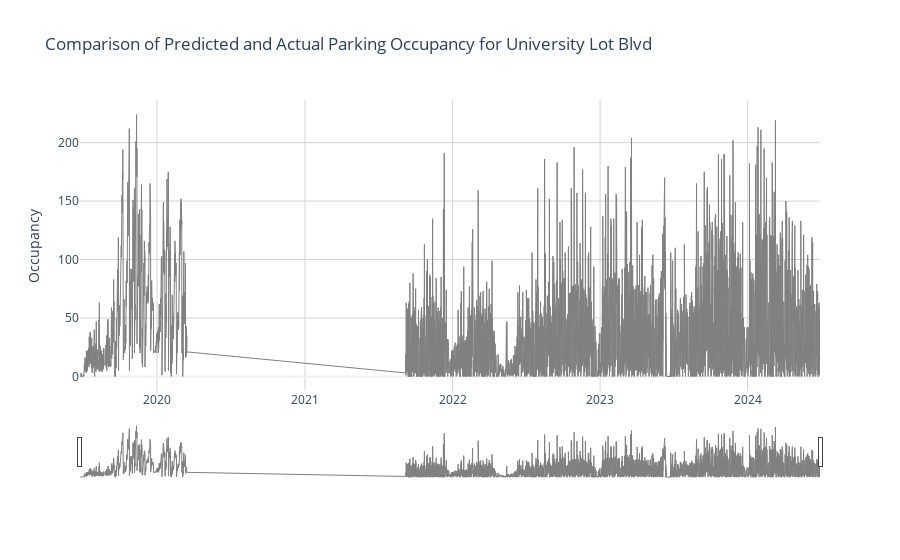

Notebook cell for this chart:
### Code cell
import plotly.graph_objects as go


# Create a new figure
fig = go.Figure()

# Add trace for the initial training data
fig.add_trace(go.Scatter(x=train.index, y=train['Occupancy'],
                         name='Initial Training Data',
                         line=dict(color='gray', width=1),
                         hovertemplate='<b>Date</b>: %{x|%m-%d-%Y}<br>' +
                                       '<b>Occupancy</b>: %{y}<br>' +
                                       '<b>Day of Week</b>: %{x| %A}<extra></extra>'))


# Update layout
fig.update_layout(
    title=f'Comparison of Predicted and Actual Parking Occupancy for {parking_lot_to_predict}',
    xaxis=dict(
        rangeslider=dict(visible=True),
        type='date'
    ),
    yaxis_title='Occupancy',
    template='plotly_white',
)

# Update axes appearance
fig.update_xaxes(showgrid=True, gridwidth=1, gridcolor='lightgrey')
fig.update_yaxes(showgrid=True, gridwidth=1, gridcolor='lightgrey')

# Show the plot
fig.show()

### Figure 1 — Plotly figure (JSON) as saved in the notebook; plotly's stock layout.template omitted (floating-point values rounded to 4 significant figures; data arrays with more than 128 entries replaced by an {"elided": "..."} marker saying what was removed)
{"data": [{"hovertemplate": "<b>Date</b>: %{x|%m-%d-%Y}<br><b>Occupancy</b>: %{y}<br><b>Day of Week</b>: %{x| %A}<extra></extra>", "line": {"color": "gray", "width": 1}, "name": "Initial Training Data", "type": "scatter", "x": {"elided": "30931 str values"}, "y": {"elided": "30931 int values"}}], "layout": {"title": {"text": "Comparison of Predicted and Actual Parking Occupancy for University Lot Blvd"}, "xaxis": {"gridcolor": "lightgrey", "gridwidth": 1, "rangeslider": {"visible": true}, "showgrid": true, "type": "date"}, "yaxis": {"gridcolor": "lightgrey", "gridwidth": 1, "showgrid": true, "title": {"text": "Occupancy"}}}}
